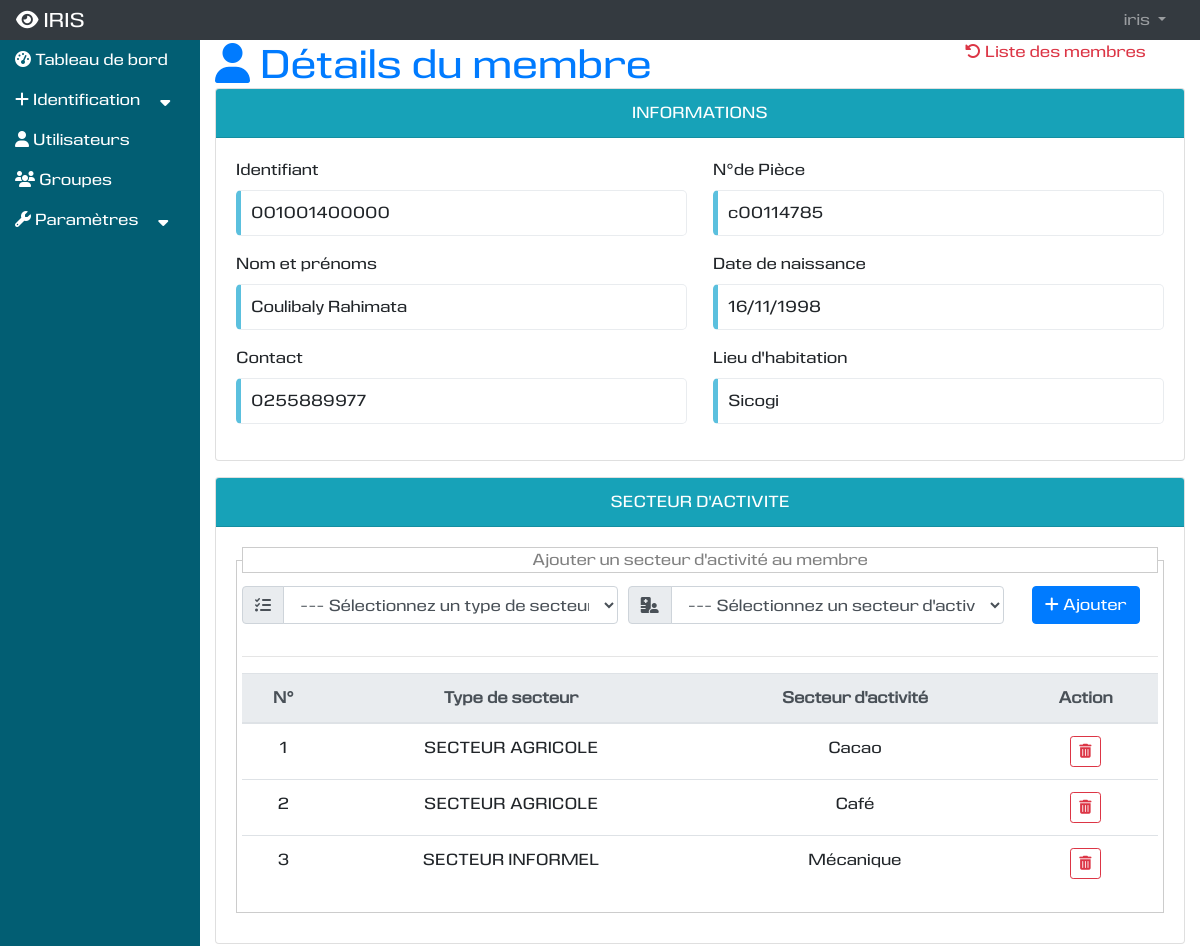
The app's page /presentation/details-secteuragricole/4 (signed in, upper part), older data.
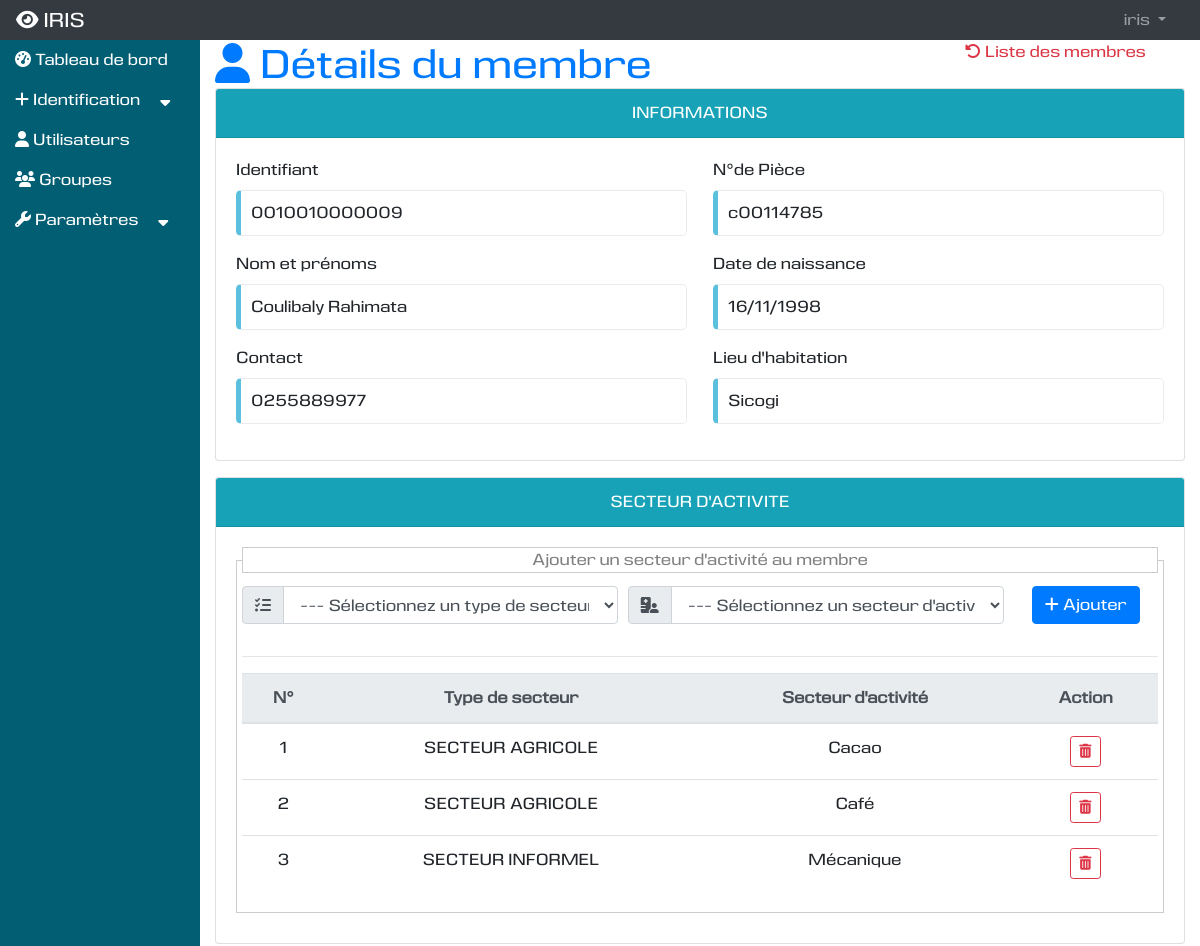
The same page, newer data.
### vieprofessionnelle/models.py (models this page shows, shortened)
class Membre(models.Model):
    identifiant = models.CharField(max_length=13, null=True,blank=True, default=None, unique=True, verbose_name="Identifiant")
    nom = models.CharField(max_length=250, null=False,blank=False, verbose_name="Nom")
    nomjeunefille = models.CharField(max_length=250, null=True,blank=True,default="", verbose_name="Nom de jeune fille")
    prenoms = models.CharField(max_length=250, null=True,blank=True, default="", verbose_name="Prénoms")
    nom_prenoms = models.CharField(max_length=250, null=True,blank=True, default="",db_index=True, verbose_name="Nom et prénoms")
    actif = models.BooleanField(default=False)
    numerobadge = models.CharField(max_length=250,null=True,blank=True,  default=None, unique=True,verbose_name="N°Badge")
    qrcode = models.CharField(max_length=250,null=True,blank=True, default=None,unique=True,verbose_name="QR Code")
    dateenre = models.DateField(default=None, null=True, blank=True, verbose_name="Date d'enregistrement")
    date_naissance = models.DateField(default=None, null=True, blank=True, verbose_name="Date de naissance")
    contact = models.CharField(max_length=50, default=None, unique=True, verbose_name="Contact")
    numeropiece = models.CharField(max_length=100,default=None, unique=True, verbose_name="N°de la pièce")
    secteurs = models.ManyToManyField(Secteur)
    typepiece = models.ForeignKey(TypePiece, null=True, on_delete=models.SET_NULL)
    niveauscolaire = models.ForeignKey(NiveauScolaire, null=True, on_delete=models.SET_NULL)
    sexe = models.ForeignKey(Sexe, null=True, on_delete=models.SET_NULL)
    nationalite = models.ForeignKey(Nationalite, null=True, on_delete=models.SET_NULL)
    parents = models.ManyToManyField("Parent")
    situationmatrimoniale = models.ForeignKey(SituationMatrimoniale, null=True, on_delete=models.SET_NULL)
    quartier = models.ForeignKey(Quartier, null=True, on_delete=models.SET_NULL)
    lieunaissance = models.ForeignKey(Commune, null=True, on_delete=models.SET_NULL)
    utilisateur = models.ForeignKey(User, null=True, on_delete=models.SET_NULL)

class Secteur(models.Model):
    secteur = models.CharField(max_length=250, unique=True)
    typesecteur = models.ForeignKey(TypeSecteur,null=True, on_delete=models.SET_NULL)

class TypeSecteur(models.Model):
    type = models.CharField(max_length=250, unique=True)
    def __str__(self):
        return self.type

### localisation/models.py (models this page shows, shortened)
class Quartier(models.Model):
    code = models.CharField(max_length=100, unique=True)
    libelle = models.CharField(max_length=250, verbose_name="Quartier", unique=True)
    commune = models.ForeignKey(Commune, on_delete=models.SET_NULL, null=True)
    def __str__(self):
        return self.libelle

### presentation/views.py (the view)
# urls.py: path('details-secteuragricole/<str:id>', views.detail_secteuragricole, name='detail_secteuragricole'),
@login_required
@permission_required('vieprofessionnelle.add_membre', raise_exception=True)
def detail_secteuragricole(request, id):
    try:
        membre = Membre.objects.get(id=id)
    except Membre.DoesNotExist:
        messages.error(request, "Ce membre n'existe pas.")
        return HttpResponseRedirect(reverse('presentation:ajouter_secteuragricole'))
    typesecteurs = TypeSecteur.objects.order_by('id')
    secteurs = Secteur.objects.filter(membre=membre).order_by('secteur')
    typedocuments = TypeDocument.objects.order_by('id')
    documents = Document.objects.filter(membre=membre).order_by('id')
    parents_membre = Parent.objects.filter(membre=membre).order_by('id')
    parents = Parent.objects.order_by('id')
    typeparents = TypeParent.objects.order_by('id')
    typeetatsantes = TypeEtatSante.objects.order_by('id')
    etatsantes = EtatSante.objects.filter(membre=membre).order_by('id')
    context = {
        'title': "Détials du membre",
        'membre': membre,
        'typesecteurs': typesecteurs,
        'secteurs': secteurs,
        'typedocuments': typedocuments,
        'documents': documents,
        'parents_membre': parents_membre,
        'parents': parents,
        'typeparents': typeparents,
        'typeetatsantes': typeetatsantes,
        'etatsantes': etatsantes,
    }
    return render(request, 'presentation/details_secteur_agricole.html', context)

### vieprofessionnelle/models.py (called while the page is built)
    def __str__(self):
        return self.libelle

    def __str__(self):
        return self.libelle

    def __str__(self):
        return self.libelle

### presentation/templates/presentation/details_secteur_agricole.html (shortened to what this page needs)
{% extends 'utilisateur/base.html' %}
{% load static %}
{% block tableau_de_bord %}
<div class="row">
    <div class="col-md-12">
        <div class="row">
            <div class="col-md-9">
                <h1 class="text-primary"><i class="fas fa-user"></i> Détails du membre</h1>
            </div>
            <div class="col-md-3">
                <a href="{% url 'presentation:retour_liste_membre' %}" class="text-danger"><i class="fas fa-undo-alt"></i> Liste des membres</a>
            </div>
        </div>
    </div>
    <div class="col-md-12 mb-3">
        <div class="card">
            <div class="card-header text-white text-center bg-info">INFORMATIONS</div>
            <div class="card-body">
                <div class="form-row mb-3">
                    <div class="col mr-3">
                        <label>Identifiant</label>
                        <p class="contour-info">
                            {{membre.identifiant}}
                        </p>
                    </div>
                    <div class="col">
                        <label>N°de Pièce</label>
                        <p class="contour-info">
                            {{membre.numeropiece}}
                        </p>
                    </div>
                </div>
                <div class="form-row mb-3">
                    <div class="col mr-3">
                        <label>Nom et prénoms</label>
                        <p class="contour-info">
                            {{membre.nom_prenoms}}
                        </p>
                    </div>
                    <div class="col">
                        <label>Date de naissance</label>
                        <p class="contour-info">
                            {{membre.date_naissance|date:'d/m/Y'}}
                        </p>
                    </div>
                </div>
                <div class="form-row mb-3">
                    <div class="col mr-3">
                        <label>Contact</label>
                        <p class="contour-info">
                            {{membre.contact}}
                        </p>
                    </div>
                    <div class="col">
                        <label>Lieu d'habitation</label>
                        <p class="contour-info">
                            {{membre.quartier}}
                        </p>
                    </div>
                </div>
            </div>
        </div>
    </div>
    <div class="col-md-12 mb-3">
        <div class="card">
            <div class="card-header text-white text-center bg-info">SECTEUR D'ACTIVITE</div>
            <div class="card-body">
                <form action="get" method="#">
                    <fieldset style="border:1px solid #CCC; margin-bottom:10px; padding:5px;">
                    <legend style="font-size:1em;color:gray;border:1px solid #CCC; text-align:center;">
                        Ajouter un secteur d'activité au membre
                    </legend>
                    <div class="form-row mb-2">
                        <div class="col-md-5">
                            <div class="input-group mb-3">
                                <div class="input-group-prepend">
                                    <label class="input-group-text" for="select_typesecteur"><i class="fas fa-tasks"></i></label>
                                </div>
                                <select name="select_typesecteur" id="select_typesecteur" class="form-control" required>
                                    <option value="" selected>--- Sélectionnez un type de secteur ---</option>
                                </select>
                            </div>
                        </div>
                        <div class="col-md-5">
                            <div class="input-group mb-3">
                                <div class="input-group-prepend">
                                    <label class="input-group-text" for="select_secteur"><i class="fas fa-hospital-user"></i></label>
                                </div>
                                <select name="select_secteur" id="select_secteur" class="form-control" required>
                                    <option value="" selected>--- Sélectionnez un secteur d'activité ---</option>
                                </select>
                            </div>
                        </div>
                        <div class="col-md-2">
                            <div class="input-group mb-3 justify-content-center">
                                <button type="submit" id="envoyer_secteur" name="envoyer_secteur" class="btn btn-primary">
                                    <i class="fa fa-plus"></i> Ajouter
                                </button>
                            </div>
                        </div>
                    </div>
                    <hr />
                    <table class="table table-hover table-responsive-md text-center" id="tablesecteur">
                        <thead>
                        <tr class="thead-light">
                            <th>N°</th>
                            <th>Type de secteur</th>
                            <th>Secteur d'activité</th>
                            <th>Action</th>
                        </tr>
                        </thead>
                        <tbody>
                        {% for secteur in secteurs %}
                        <tr>
                            <td>{{forloop.counter}}</td>
                            <td>{{secteur.typesecteur|upper}}</td>
                            <td>{{secteur.secteur|capfirst}}</td>
                            <td class="text-center">
                                <button type="button" title="Supprimer" class="btn btn-outline-danger btn-sm" data-toggle="modal" data-target="#secteursupprimermodal{{secteur.id}}" data-backdrop="static"><i class="fas fa-trash-alt"></i></button>
                            </td>
                        </tr>
                        {% empty %}
                        <tr class="text-center">
                            <td colspan="4" class="text-center">
                                La liste est vide
                            </td>
                        </tr>
                        {% endfor %}
                        </tbody>
                    </table>
                </fieldset>
                </form>
            </div>
        </div>
    </div>
</div>
{% include 'toast.html' %}
{% endblock %}

### utilisateur/templates/utilisateur/base.html (shortened to what this page needs)
{% extends 'base.html' %}
{% load static %}
{% block contenu %}
<div class="row" id="contenu_index">
    <div class="col-md-2" id="contenu_index_gauche">
        <div>
            <ul class="menu-accordeon">
                <li><a href="{% url 'presentation:index' %}"><i class="fa fa-dashboard"></i> Tableau de bord</a></li>
                <li><a href="#"><i class="fa fa-plus"></i> Identification &nbsp;&nbsp;&nbsp;&nbsp;<i class="fas fa-sort-down"></i></a>
                </li>
                {% if 'auht.add_user' in perms %}
                <li><a href="{% url 'utilisateur:utilisateur' %}"><i class="fa fa-user"></i> Utilisateurs</a></li>
                <li><a href="{% url 'utilisateur:groupe' %}"><i class="fa fa-group"></i> Groupes</a></li>
                {% endif %}
                {% if 'vieprofessionnelle.add_typesecteur' in perms %}
                <li>
                    <a href="#"><i class="fa fa-wrench"></i> Paramètres &nbsp;&nbsp;&nbsp;&nbsp;<i class="fas fa-sort-down"></i></a>
                </li>
                {% endif %}
            </ul>
        </div>
    </div>
    <div class="col-md-10" id="contenu_index_droit">
        <div class="row">
            <div class="col-md-12">
                {% block tableau_de_bord %}
                {% endblock %}
            </div>
        </div>
    </div>
</div>
{% endblock %}

### templates/base.html (shortened to what this page needs)
{% load static %}
<!DOCTYPE html>
<html lang="fr">
<head>
    <link rel="stylesheet" href="https://maxcdn.bootstrapcdn.com/bootstrap/4.5.2/css/bootstrap.min.css">
    <link rel="stylesheet" type="text/css" href="https://cdn.datatables.net/v/bs4/jq-3.6.0/jszip-2.5.0/dt-1.12.1/b-2.2.3/b-html5-2.2.3/b-print-2.2.3/datatables.min.css"/>
    <link rel="stylesheet" type="text/css" href="{% static 'css/css.css' %}" />
</head>
<body>
  <div id ="page">
      {% block nas %}
      <div id ="nav">
        {% include 'nav.html' %}
      </div>
      {% endblock %}
    <div id ="contenu" class="container-fluid">
      {% block contenu %}
      {% endblock %}
    </div>
  </div>
</body>
</html>

### templates/nav.html (shortened to what this page needs)
<nav class="navbar navbar-expand-md bg-dark navbar-dark">
  <a class="navbar-brand" href="{% url 'presentation:index' %}"><i class="fas fa-eye"></i> IRIS</a>
  <div class="collapse navbar-collapse" id="collapsNavbar">
    <ul class="navbar-nav">
      {% if not user.is_authenticated %}
      <li class="nav-item">
        <a class="nav-link" href="{% url 'utilisateur:connexion' %}">Connexion</a>
      </li>
      <li class="nav-item">
        <a class="nav-link" href="{% url 'utilisateur:inscription' 0 %}">S'inscrire</a>
      </li>
      {% else %}
      <li class="nav-item dropdown" style="position: relative;">
        <a class="nav-link dropdown-toggle" href="#" id="navbardrop" data-toggle="dropdown">
          {{user.get_username}}
        </a>
      </li>
      {% endif %}
    </ul>
  </div>
</nav>

### templates/toast.html (shortened to what this page needs)
<div aria-live="polite" aria-atomic="true"
     style="position: fixed; min-height: 200px; top: 0; right: 0;" >
</div>
<div aria-live="polite" aria-atomic="true"
     style="position: fixed; min-height: 200px; top: 0; right: 0;" >
</div>
<div aria-live="polite" aria-atomic="true"
     style="position: fixed; min-height: 200px; top: 0; right: 0;" >
</div>

### static/css/css.css (style rules this page uses)
body { margin: 0px; padding: 0px; background : #EEE; font-family: 'eurocinewebfont'; }
nav { margin: 0px; padding: 0px; padding: 10px 10px 0px 10px; height: 40px; background: #DDD; }
nav div { display: flex; flex-direction: row; flex-wrap: wrap; justify-content: flex-end; }
nav div ul { margin: 0px; padding: 0px; list-style-type: none; }
nav div ul li { display: inline-block; margin-right: 10px; }
nav div ul li a { text-decoration: none; }
.contour-info { display : block; margin:0px; padding-left: 10px; padding-top: 10px; padding-bottom: 10px; border: 1px solid #e9ecef; border-left: solid 5px #5bc0de; border-radius: 5px; }
#contenu { background: #BBB; }
#contenu h1 { margin: 0px; padding : 0px; }
.menu-accordeon { padding:0; margin:0; list-style:none; }
.menu-accordeon a { display:block; text-decoration: none; color: black; padding: 8px 0; }
#contenu_index_gauche { background: #025E73; }
#contenu_index_gauche a { color: #FFF; transition: 0.5s; transition-property: color; }
#contenu_index_droit { background: white; }

Row changes from the older to the newer data that the page shows:
changed Membre "Coulibaly Rahimata": identifiant "001001400000" → "0010010000009"
